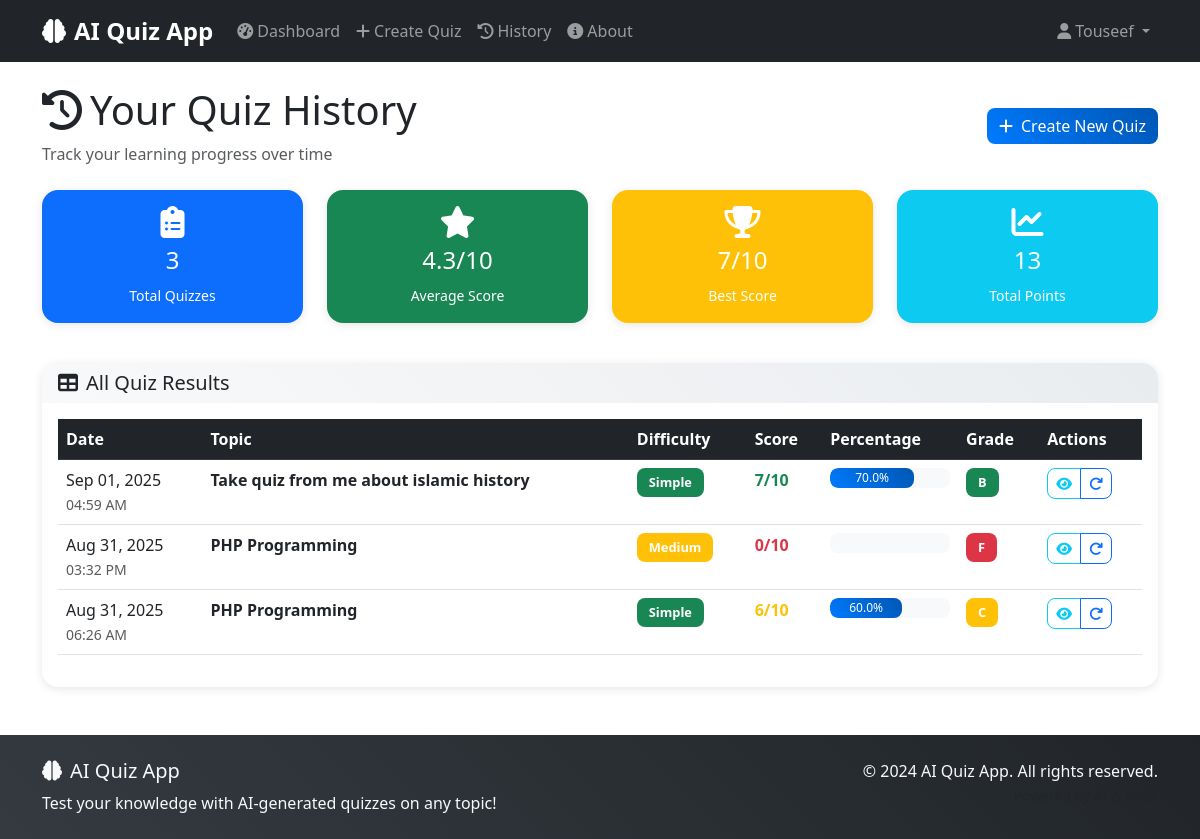
The app's page /quiz/history (signed in), older data.
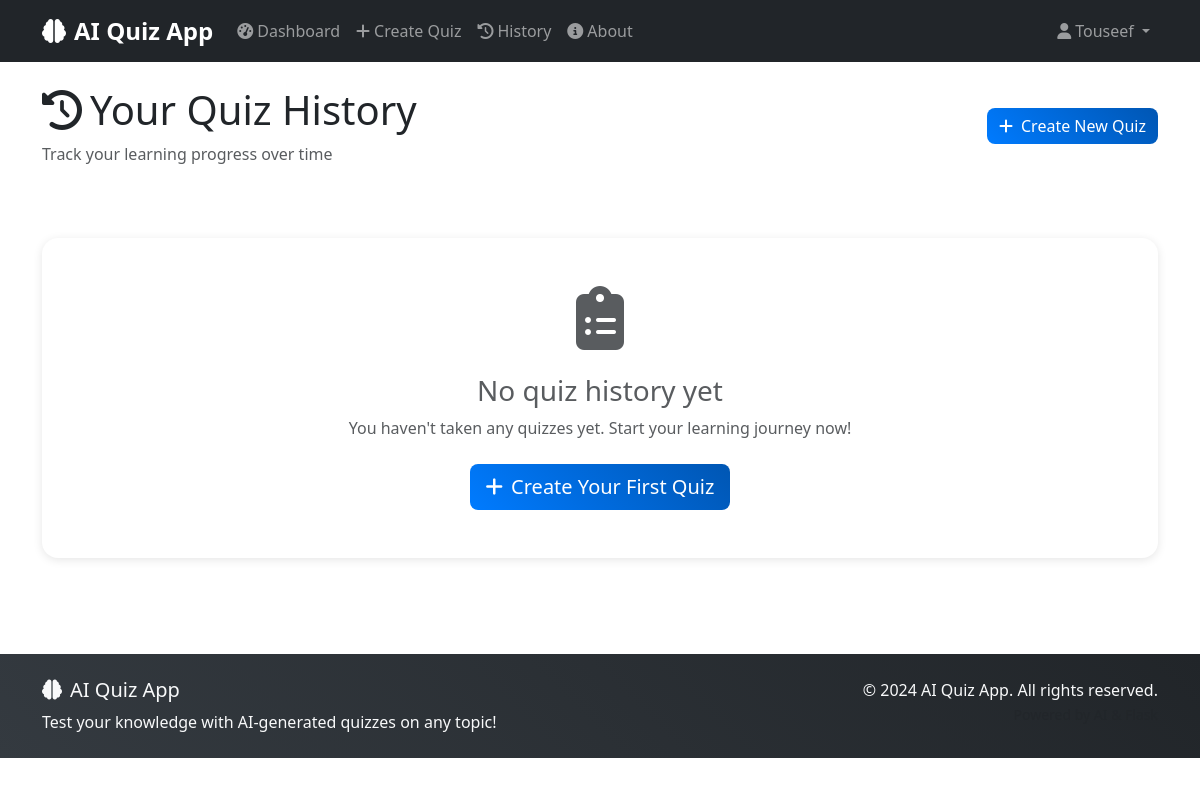
The same page, newer data.
### models.py (models this page shows, shortened)
class QuizResult(db.Model):
    __tablename__ = 'quiz_results'
    id = db.Column(db.Integer, primary_key=True)
    user_id = db.Column(db.Integer, db.ForeignKey('users.id'), nullable=False)
    quiz_id = db.Column(db.Integer, db.ForeignKey('quizzes.id'), nullable=False)
    score = db.Column(db.Integer, nullable=False)
    user_answers = db.Column(db.JSON, nullable=False)  # Store user's answers as JSON
    taken_at = db.Column(db.DateTime, default=datetime.utcnow)

class Quiz(db.Model):
    __tablename__ = 'quizzes'
    id = db.Column(db.Integer, primary_key=True)
    topic = db.Column(db.String(200), nullable=False)
    difficulty = db.Column(db.Enum('simple', 'medium', 'hard'), nullable=False)
    created_at = db.Column(db.DateTime, default=datetime.utcnow)
    questions = db.relationship('Question', backref='quiz', lazy=True, cascade='all, delete-orphan')
    results = db.relationship('QuizResult', backref='quiz', lazy=True)

### routes/quiz.py (the view)
@quiz_bp.route('/history')
@login_required
def quiz_history():
    results = QuizResult.query.filter_by(user_id=current_user.id)\
                             .order_by(QuizResult.taken_at.desc()).all()
    return render_template('quiz/history.html', results=results)

### templates/quiz/history.html (shortened to what the changed rows need)
{% extends "base.html" %}
{% block content %}
<div class="row">
    <div class="col-12">
        <div class="d-flex justify-content-between align-items-center mb-4">
            <div>
                <h1><i class="fas fa-history me-2"></i>Your Quiz History</h1>
            </div>
        </div>
    </div>
</div>
{% if results %}
    <div class="row mb-4">
        <div class="col-md-3 mb-3">
            <div class="card bg-primary text-white text-center">
                <div class="card-body">
                    <i class="fas fa-clipboard-list fa-2x mb-2"></i>
                    <h4>{{ results|length }}</h4>
                    <small>Total Quizzes</small>
                </div>
            </div>
        </div>
        <div class="col-md-3 mb-3">
            <div class="card bg-success text-white text-center">
                <div class="card-body">
                    <i class="fas fa-star fa-2x mb-2"></i>
                    <h4>{{ (results|map(attribute='score')|sum / results|length)|round(1) }}/10</h4>
                    <small>Average Score</small>
                </div>
            </div>
        </div>
        <div class="col-md-3 mb-3">
            <div class="card bg-warning text-white text-center">
                <div class="card-body">
                    <i class="fas fa-trophy fa-2x mb-2"></i>
                    <h4>{{ results|map(attribute='score')|max }}/10</h4>
                    <small>Best Score</small>
                </div>
            </div>
        </div>
        <div class="col-md-3 mb-3">
            <div class="card bg-info text-white text-center">
                <div class="card-body">
                    <i class="fas fa-chart-line fa-2x mb-2"></i>
                    <h4>{{ results|map(attribute='score')|sum }}</h4>
                    <small>Total Points</small>
                </div>
            </div>
        </div>
    </div>
    <div class="card">
        <div class="card-header">
            <h5 class="mb-0"><i class="fas fa-table me-2"></i>All Quiz Results</h5>
        </div>
        <div class="card-body">
            <div class="table-responsive">
                <table class="table table-hover">
                    <thead class="table-dark">
                        <tr>
                            <th>Date</th>
                            <th>Topic</th>
                            <th>Difficulty</th>
                            <th>Score</th>
                            <th>Percentage</th>
                            <th>Grade</th>
                            <th>Actions</th>
                        </tr>
                    </thead>
                    <tbody>
                        {% for result in results %}
                        {% set percentage = (result.score / 10) * 100 %}
                        <tr>
                            <td>
                                <div>{{ result.taken_at.strftime('%b %d, %Y') }}</div>
                                <small class="text-muted">{{ result.taken_at.strftime('%I:%M %p') }}</small>
                            </td>
                            <td>
                                <strong>{{ result.quiz.topic }}</strong>
                            </td>
                            <td>
                                <span class="badge bg-{{ 'success' if result.quiz.difficulty == 'simple' else 'warning' if result.quiz.difficulty == 'medium' else 'danger' }}">
                                    {{ result.quiz.difficulty.title() }}
                                </span>
                            </td>
                            <td>
                                <strong class="text-{{ 'success' if result.score >= 7 else 'warning' if result.score >= 5 else 'danger' }}">
                                    {{ result.score }}/10
                                </strong>
                            </td>
                            <td>
                                <div class="progress" style="height: 20px;">
                                    <div class="progress-bar bg-{{ 'success' if percentage >= 70 else 'warning' if percentage >= 50 else 'danger' }}"
                                         style="width: {{ percentage }}%">
                                        {{ percentage|round(1) }}%
                                    </div>
                                </div>
                            </td>
                            <td>
                                <span class="badge bg-{{ 'success' if percentage >= 70 else 'warning' if percentage >= 50 else 'danger' }}">
                                    {% if percentage >= 90 %}A+
                                    {% elif percentage >= 80 %}A
                                    {% elif percentage >= 70 %}B
                                    {% elif percentage >= 60 %}C
                                    {% elif percentage >= 50 %}D
                                    {% else %}F
                                    {% endif %}
                                </span>
                            </td>
                            <td>
                                <div class="btn-group btn-group-sm">
                                    <a href="{{ url_for('quiz.view_results', result_id=result.id) }}"
                                       class="btn btn-outline-info" title="View Details">
                                        <i class="fas fa-eye"></i>
                                    </a>
                                    <a href="{{ url_for('quiz.take_quiz', quiz_id=result.quiz_id) }}"
                                       class="btn btn-outline-primary" title="Retake Quiz">
                                        <i class="fas fa-redo"></i>
                                    </a>
                                </div>
                            </td>
                        </tr>
                        {% endfor %}
                    </tbody>
                </table>
            </div>
        </div>
    </div>
{% else %}
    <div class="text-center py-5">
        <div class="card">
            <div class="card-body py-5">
                <i class="fas fa-clipboard-list fa-4x text-muted mb-4"></i>
                <h3 class="text-muted">No quiz history yet</h3>
                <p class="text-muted mb-4">You haven't taken any quizzes yet. Start your learning journey now!</p>
                <a href="{{ url_for('quiz.create_quiz') }}" class="btn btn-primary btn-lg">
                    <i class="fas fa-plus me-2"></i>Create Your First Quiz
                </a>
            </div>
        </div>
    </div>
{% endif %}
{% endblock %}

Row changes from the older to the newer data that the page shows:
removed QuizResult: taken_at "Sep 01, 2025", taken_at "04:59 AM", quiz.topic "Take quiz from me about islamic history", quiz.difficulty "Simple", score "7", percentage "70.0", shows "B"
removed QuizResult: taken_at "Aug 31, 2025", taken_at "03:32 PM", quiz.topic "PHP Programming", quiz.difficulty "Medium", score "0", shows "F"
no longer on this page (row edited): QuizResult: taken_at "Aug 31, 2025", taken_at "06:26 AM", quiz.topic "PHP Programming", quiz.difficulty "Simple", score "6", percentage "60.0", shows "C"
Text that changed along with them:
{{ results|length }}: "3" → (not shown)
{{ (results|map(attribute='score')|sum / results|length)|round(1) }}: "4.3" → (not shown)
{{ results|map(attribute='score')|max }}: "7" → (not shown)
{{ results|map(attribute='score')|sum }}: "13" → (not shown)
text no longer shown: "Total Quizzes /10 Average Score /10 Best Score Total Points All Quiz Results Date Topic Difficulty Score Percentage Grade Actions"
text now shown: "No quiz history yet You haven't taken any quizzes yet. Start your learning journey now! Create Your First Quiz"
